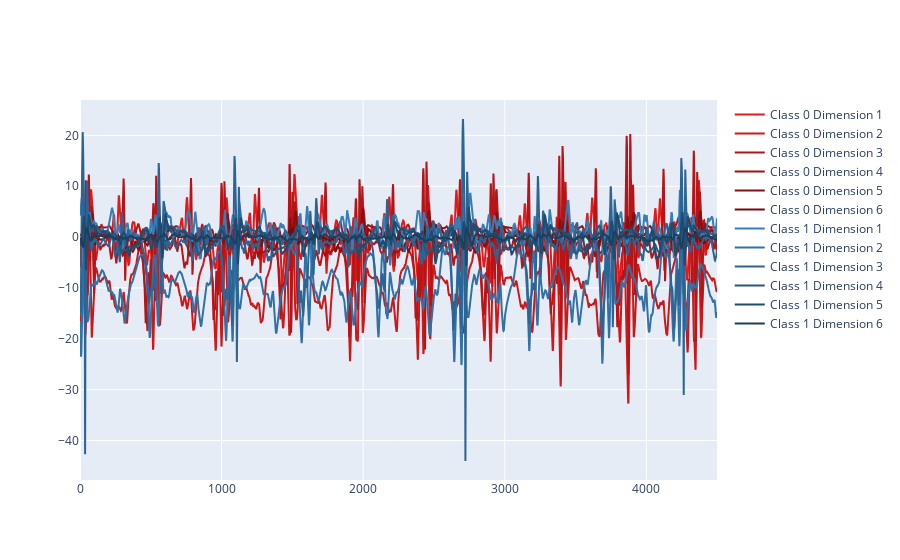

Notebook source saved alongside this figure:
### Code cell
unique_classes = np.unique(y_train)

base_colors = ['rgb(228,26,28)', 'rgb(55,126,184)', 'rgb(77,175,74)']  

fig = go.Figure()

for j, cls in enumerate(unique_classes):

    indices = np.where(y_train == cls)[0]
    idx = np.random.choice(indices)
    window = X_train[idx]
    for i in range(6):
        rgb = base_colors[j].lstrip('rgb(').rstrip(')').split(',')
        hls = colorsys.rgb_to_hls(int(rgb[0])/255, int(rgb[1])/255, int(rgb[2])/255)
        hls = (hls[0], hls[1]*(1 - 0.1*i), hls[2])  # Adjust lightness
        rgb = colorsys.hls_to_rgb(*hls)
        color = f'rgb({int(rgb[0]*255)},{int(rgb[1]*255)},{int(rgb[2]*255)})'
        fig.add_trace(go.Scatter(y=window[:, i], mode='lines', name=f'Class {cls} Dimension {i+1}', line=dict(color=color)))

fig.show()

### Figure 1 — Plotly figure (JSON) as saved in the notebook; plotly's stock layout.template omitted (floating-point values rounded to 4 significant figures; data arrays with more than 128 entries replaced by an {"elided": "..."} marker saying what was removed)
{"data": [{"line": {"color": "rgb(227,26,27)"}, "mode": "lines", "name": "Class 0 Dimension 1", "type": "scatter", "y": {"elided": "4500 float values"}}, {"line": {"color": "rgb(205,23,25)"}, "mode": "lines", "name": "Class 0 Dimension 2", "type": "scatter", "y": {"elided": "4500 float values"}}, {"line": {"color": "rgb(182,20,22)"}, "mode": "lines", "name": "Class 0 Dimension 3", "type": "scatter", "y": {"elided": "4500 float values"}}, {"line": {"color": "rgb(159,18,19)"}, "mode": "lines", "name": "Class 0 Dimension 4", "type": "scatter", "y": {"elided": "4500 float values"}}, {"line": {"color": "rgb(136,15,16)"}, "mode": "lines", "name": "Class 0 Dimension 5", "type": "scatter", "y": {"elided": "4500 float values"}}, {"line": {"color": "rgb(113,13,13)"}, "mode": "lines", "name": "Class 0 Dimension 6", "type": "scatter", "y": {"elided": "4500 float values"}}, {"line": {"color": "rgb(55,126,184)"}, "mode": "lines", "name": "Class 1 Dimension 1", "type": "scatter", "y": {"elided": "4500 float values"}}, {"line": {"color": "rgb(49,113,165)"}, "mode": "lines", "name": "Class 1 Dimension 2", "type": "scatter", "y": {"elided": "4500 float values"}}, {"line": {"color": "rgb(44,100,147)"}, "mode": "lines", "name": "Class 1 Dimension 3", "type": "scatter", "y": {"elided": "4500 float values"}}, {"line": {"color": "rgb(38,88,128)"}, "mode": "lines", "name": "Class 1 Dimension 4", "type": "scatter", "y": {"elided": "4500 float values"}}, {"line": {"color": "rgb(32,75,110)"}, "mode": "lines", "name": "Class 1 Dimension 5", "type": "scatter", "y": {"elided": "4500 float values"}}, {"line": {"color": "rgb(27,63,92)"}, "mode": "lines", "name": "Class 1 Dimension 6", "type": "scatter", "y": {"elided": "4500 float values"}}], "layout": {}}
